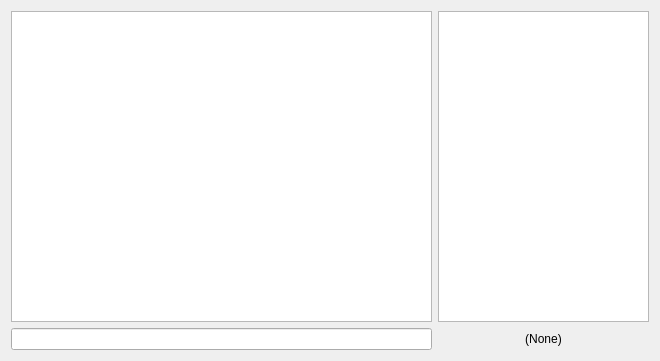
<?xml version="1.0" encoding="UTF-8"?>
<ui version="4.0">
 <class>BirchSubWindow</class>
 <widget class="QMdiSubWindow" name="BirchSubWindow">
  <property name="geometry">
   <rect>
    <x>0</x>
    <y>0</y>
    <width>660</width>
    <height>361</height>
   </rect>
  </property>
  <property name="windowTitle">
   <string>Form</string>
  </property>
  <layout class="QGridLayout" name="gridLayout" columnstretch="100,0,0,50" columnminimumwidth="100,0,0,50">
   <item row="0" column="0" colspan="3">
    <widget class="QTextEdit" name="editor_Window"/>
   </item>
   <item row="1" column="0" colspan="3">
    <widget class="QLineEdit" name="text_input"/>
   </item>
   <item row="1" column="3">
    <widget class="QLabel" name="label_ChanName">
     <property name="text">
      <string>(None)</string>
     </property>
     <property name="alignment">
      <set>Qt::AlignCenter</set>
     </property>
    </widget>
   </item>
   <item row="0" column="3">
    <widget class="QListView" name="list_NickList"/>
   </item>
  </layout>
 </widget>
 <customwidgets>
  <customwidget>
   <class>QMdiSubWindow</class>
   <extends>QWidget</extends>
   <header>qmdisubwindow.h</header>
   <container>1</container>
  </customwidget>
 </customwidgets>
 <resources/>
 <connections/>
</ui>
